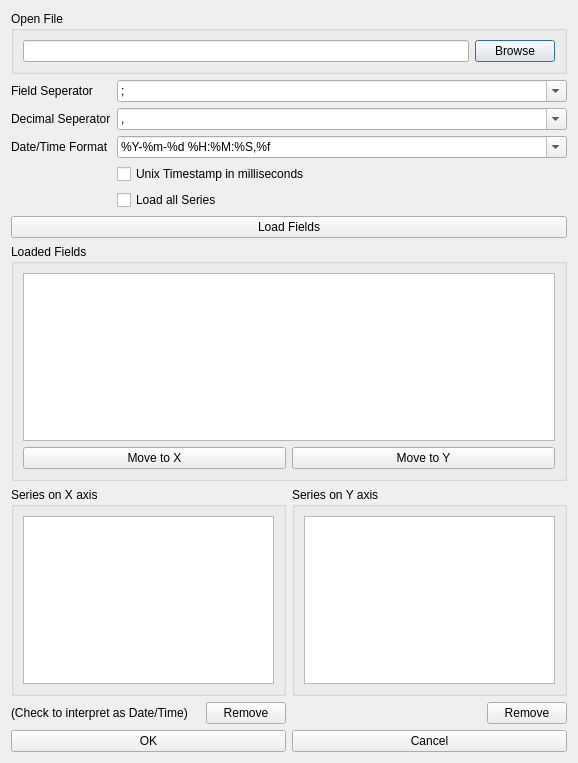
<?xml version="1.0" encoding="UTF-8"?>
<ui version="4.0">
 <class>NewPlot</class>
 <widget class="QDialog" name="NewPlot">
  <property name="geometry">
   <rect>
    <x>0</x>
    <y>0</y>
    <width>578</width>
    <height>763</height>
   </rect>
  </property>
  <property name="windowTitle">
   <string>New Plot</string>
  </property>
  <property name="sizeGripEnabled">
   <bool>false</bool>
  </property>
  <layout class="QVBoxLayout" name="verticalLayout_4">
   <item>
    <widget class="QGroupBox" name="groupBox">
     <property name="title">
      <string>Open File</string>
     </property>
     <layout class="QHBoxLayout" name="horizontalLayout_2">
      <item>
       <widget class="QLineEdit" name="txtFile"/>
      </item>
      <item>
       <widget class="QPushButton" name="btnBrowse">
        <property name="text">
         <string>Browse</string>
        </property>
       </widget>
      </item>
     </layout>
    </widget>
   </item>
   <item>
    <layout class="QFormLayout" name="formLayout_2">
     <item row="0" column="0">
      <widget class="QLabel" name="label_2">
       <property name="frameShape">
        <enum>QFrame::NoFrame</enum>
       </property>
       <property name="frameShadow">
        <enum>QFrame::Plain</enum>
       </property>
       <property name="text">
        <string>Field Seperator</string>
       </property>
      </widget>
     </item>
     <item row="0" column="1">
      <widget class="QComboBox" name="txtSep">
       <property name="editable">
        <bool>true</bool>
       </property>
       <item>
        <property name="text">
         <string>;</string>
        </property>
       </item>
       <item>
        <property name="text">
         <string>,</string>
        </property>
       </item>
      </widget>
     </item>
     <item row="1" column="0">
      <widget class="QLabel" name="label">
       <property name="text">
        <string>Decimal Seperator</string>
       </property>
      </widget>
     </item>
     <item row="1" column="1">
      <widget class="QComboBox" name="txtDecimal">
       <property name="editable">
        <bool>true</bool>
       </property>
       <item>
        <property name="text">
         <string>,</string>
        </property>
       </item>
       <item>
        <property name="text">
         <string>.</string>
        </property>
       </item>
      </widget>
     </item>
     <item row="2" column="0">
      <widget class="QLabel" name="label_7">
       <property name="text">
        <string>Date/Time Format</string>
       </property>
      </widget>
     </item>
     <item row="2" column="1">
      <widget class="QComboBox" name="txtDateTime">
       <property name="editable">
        <bool>true</bool>
       </property>
       <item>
        <property name="text">
         <string>%Y-%m-%d %H:%M:%S,%f</string>
        </property>
       </item>
       <item>
        <property name="text">
         <string>%Y-%m-%d %H:%M:%S.%f</string>
        </property>
       </item>
      </widget>
     </item>
     <item row="3" column="1">
      <widget class="QCheckBox" name="chkUnixTime">
       <property name="text">
        <string>Unix Timestamp in milliseconds</string>
       </property>
      </widget>
     </item>
     <item row="4" column="1">
      <widget class="QCheckBox" name="chkLoadAll">
       <property name="text">
        <string>Load all Series</string>
       </property>
      </widget>
     </item>
    </layout>
   </item>
   <item>
    <widget class="QPushButton" name="btnLoad">
     <property name="text">
      <string>Load Fields</string>
     </property>
    </widget>
   </item>
   <item>
    <widget class="QGroupBox" name="groupBox_2">
     <property name="title">
      <string>Loaded Fields</string>
     </property>
     <layout class="QVBoxLayout" name="verticalLayout">
      <item>
       <widget class="QTableView" name="lstVAll">
        <property name="selectionMode">
         <enum>QAbstractItemView::MultiSelection</enum>
        </property>
       </widget>
      </item>
      <item>
       <layout class="QHBoxLayout" name="horizontalLayout">
        <item>
         <widget class="QPushButton" name="btnToX">
          <property name="text">
           <string>Move to X</string>
          </property>
         </widget>
        </item>
        <item>
         <widget class="QPushButton" name="btnToY">
          <property name="text">
           <string>Move to Y</string>
          </property>
         </widget>
        </item>
       </layout>
      </item>
     </layout>
    </widget>
   </item>
   <item>
    <layout class="QGridLayout" name="gridLayout">
     <item row="0" column="1">
      <widget class="QGroupBox" name="groupBox_3">
       <property name="title">
        <string>Series on Y axis</string>
       </property>
       <layout class="QVBoxLayout" name="verticalLayout_5">
        <item>
         <widget class="QListView" name="lstVY">
          <property name="selectionMode">
           <enum>QAbstractItemView::MultiSelection</enum>
          </property>
         </widget>
        </item>
       </layout>
      </widget>
     </item>
     <item row="0" column="0">
      <widget class="QGroupBox" name="groupBox_4">
       <property name="title">
        <string>Series on X axis</string>
       </property>
       <layout class="QVBoxLayout" name="verticalLayout_6">
        <item>
         <widget class="QListView" name="lstVX">
          <property name="selectionMode">
           <enum>QAbstractItemView::MultiSelection</enum>
          </property>
         </widget>
        </item>
       </layout>
      </widget>
     </item>
     <item row="1" column="0">
      <layout class="QHBoxLayout" name="horizontalLayout_5">
       <item>
        <widget class="QLabel" name="label_4">
         <property name="text">
          <string>(Check to interpret as Date/Time)</string>
         </property>
        </widget>
       </item>
       <item>
        <widget class="QPushButton" name="btnRemoveX">
         <property name="sizePolicy">
          <sizepolicy hsizetype="Fixed" vsizetype="Fixed">
           <horstretch>0</horstretch>
           <verstretch>0</verstretch>
          </sizepolicy>
         </property>
         <property name="text">
          <string>Remove</string>
         </property>
        </widget>
       </item>
      </layout>
     </item>
     <item row="1" column="1" alignment="Qt::AlignRight">
      <widget class="QPushButton" name="btnRemoveY">
       <property name="sizePolicy">
        <sizepolicy hsizetype="Fixed" vsizetype="Fixed">
         <horstretch>0</horstretch>
         <verstretch>0</verstretch>
        </sizepolicy>
       </property>
       <property name="text">
        <string>Remove</string>
       </property>
      </widget>
     </item>
    </layout>
   </item>
   <item>
    <layout class="QHBoxLayout" name="horizontalLayout_3">
     <item>
      <widget class="QPushButton" name="btnOk">
       <property name="text">
        <string>OK</string>
       </property>
      </widget>
     </item>
     <item>
      <widget class="QPushButton" name="btnCancel">
       <property name="text">
        <string>Cancel</string>
       </property>
      </widget>
     </item>
    </layout>
   </item>
  </layout>
  <zorder>groupBox</zorder>
  <zorder>groupBox_2</zorder>
  <zorder>btnLoad</zorder>
 </widget>
 <resources/>
 <connections/>
 <designerdata>
  <property name="gridDeltaX">
   <number>10</number>
  </property>
  <property name="gridDeltaY">
   <number>10</number>
  </property>
  <property name="gridSnapX">
   <bool>true</bool>
  </property>
  <property name="gridSnapY">
   <bool>true</bool>
  </property>
  <property name="gridVisible">
   <bool>true</bool>
  </property>
 </designerdata>
</ui>
